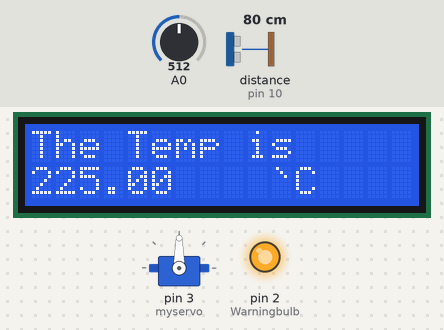
Bench run of a sketch on a simulated Arduino Uno, built with avr-gcc and run on an emulated ATmega328P. Shown: 16×2 character LCD, servo, output pins drawn as LEDs (lit = HIGH). Wiring (inferred from the names in the program): ultrasonic range finder: trigger pin 9; echo pin 10. The test bench sets the inputs (shaded band); at power-on: A0 = 512, distance to the obstacle (sensor on pin 10) 80 cm. The echo pulse lasts 58.3 µs per cm; pins used as bus, display or sensor lines are not drawn; what the sketch prints to the serial monitor is not drawn.

Above: at 1.2 s.
1.3 s: A0 set to 150
At 2.5 s:
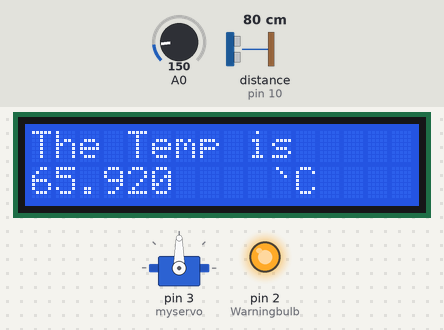
2.8 s: A0 set to 131
At 3.7 s:
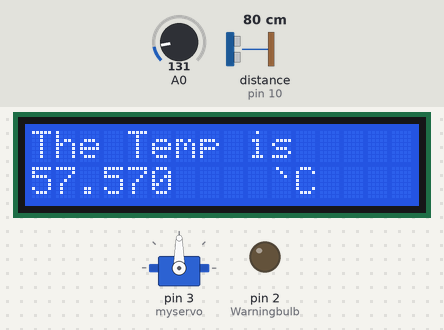
7.3 s: A0 set to 122
At 8.3 s:
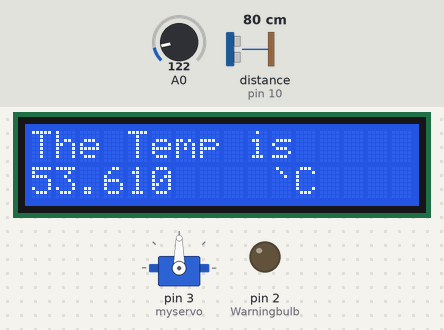
Timing chart, 0 to 10.3 s (numbered marks = the images above; inputs shaded):
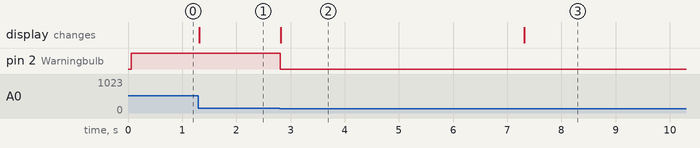

Measured:
- the behaviour switches between 137 and 136 on A0 (found by bisection; images 1 and 2)
- after the input at 1.3 s, the display: changes at once (image 1)
- after the input at 2.8 s, pin 2 (Warningbulb): HIGH → LOW at once; the display: changes at once (image 2)
- after the input at 7.3 s, the display: changes at once (image 3)

The sketch:

Smart_Garage.ino
```cpp
#include <Servo.h>
#include <LiquidCrystal.h>
Servo myservo;  // create servo object to control a servo

int pos = 0;    // variable to store the servo position
const int rs = 12, en = 11, d4 = 7, d5 = 6, d6 = 5, d7 = 4;
LiquidCrystal lcd(rs, en, d4, d5, d6, d7);

//define ultrasonic pins
#define trigPin 9
#define echoPin 10
#define Warningbulb 2

// defines variables
long duration;
int distance;

void ultrasonic() {
// Clears the trigPin
digitalWrite(trigPin, LOW);
delayMicroseconds(2);
// Sets the trigPin on HIGH state for 10 micro seconds
digitalWrite(trigPin, HIGH);
delayMicroseconds(10);
digitalWrite(trigPin, LOW);
// Reads the echoPin, returns the sound wave travel time in microseconds
duration = pulseIn(echoPin, HIGH);
// Calculating the distance
distance= duration*0.034/2;
// Prints the distance on the Serial Monitor
Serial.print("Distance: ");
Serial.println(distance);
}


//open function
void open(){
for (pos = 90; pos <= 180; pos += 1) {
     // goes from 0 degrees to 90 degrees
    // in steps of 1 degree
    myservo.write(pos);              // tell servo to go to position in variable 'pos'
    delay(15);                       // waits 15ms for the servo to reach the position
  }
 }

 //close function
void close(){

  for (pos = 180; pos >= 90; pos -= 1) {
   // goes from 90 degrees to 0 degrees
   // in steps of 1 degree
    myservo.write(pos);              // tell servo to go to position in variable 'pos'
    delay(15);                       // waits 15ms for the servo to reach the position
  }
}

void setup() {
  lcd.begin(16, 2);
  // Print a message to the LCD.
  lcd.print("The Temp is");
//motor pins mode
   myservo.attach(3);  // attaches the servo on pin 3 to the servo object
 myservo.write(90);
//ultrasonic pins mode
  pinMode(trigPin, OUTPUT); // Sets the trigPin as an Output
  pinMode(echoPin, INPUT); // Sets the echoPin as an Input
  pinMode(Warningbulb, OUTPUT);
  Serial.begin(9600); // Starts the serial communication

}

void loop() {
  float temp = analogRead(A0);
  temp= temp* 0.43945;
  if(temp>60){
    digitalWrite(2,HIGH);
  }
  else{digitalWrite(2,LOW);

  }
  // set the cursor to column 0, line 1
  // (note: line 1 is the second row, since counting begins with 0):
  lcd.setCursor(0, 1);
  // print the number of seconds since reset:
  lcd.print(temp);
  lcd.setCursor(10,1);
  lcd.print("`C");
  ultrasonic();
  if(distance>=20&&distance<=25){
    delay(5000);
    if(distance>=20&&distance<=25){
     open();
    delay (10000);
  close();
    delay (10000);
  }
  }

}
```
